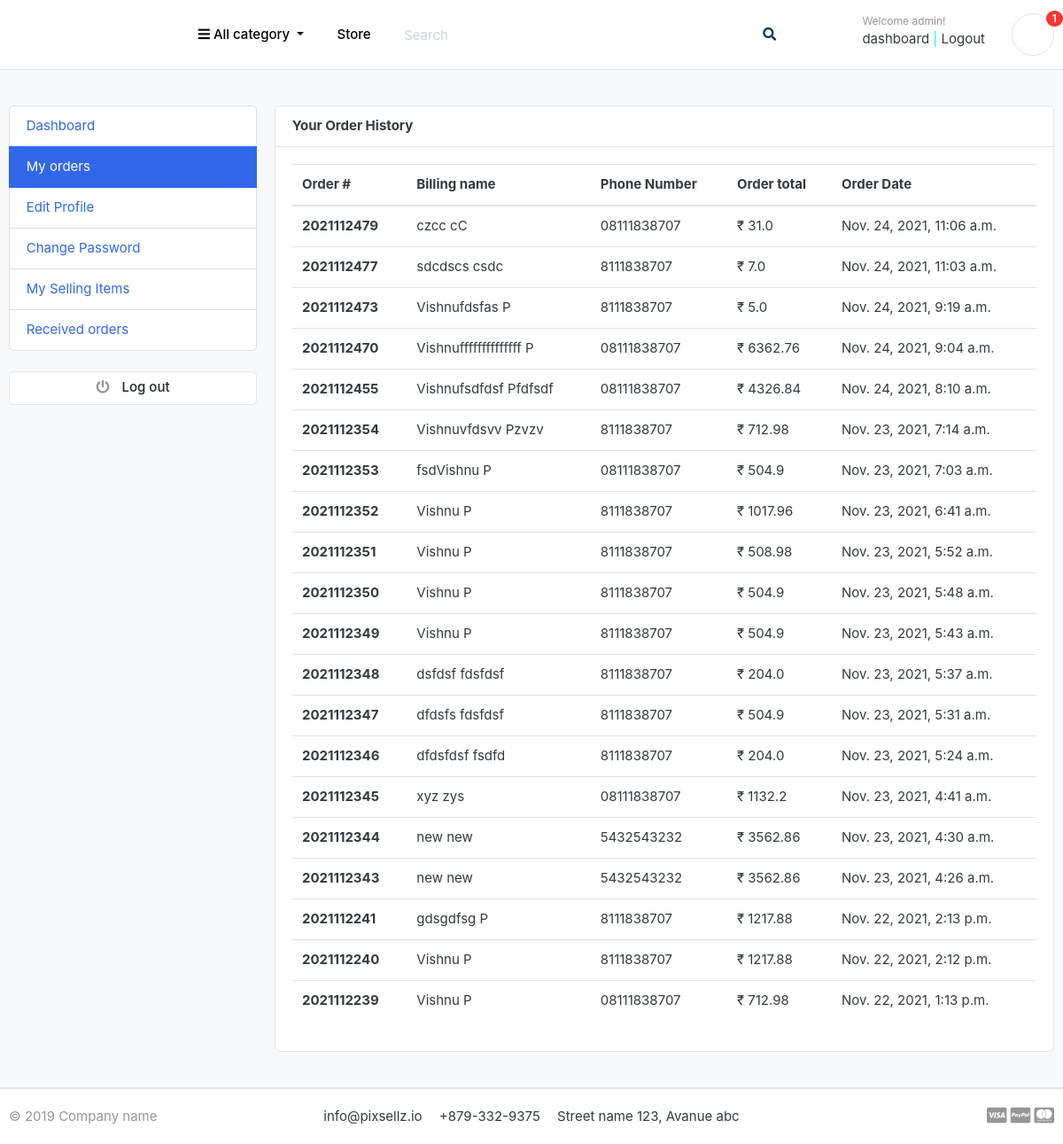
Page /accounts/my_orders/ (signed in) on the earlier database version.
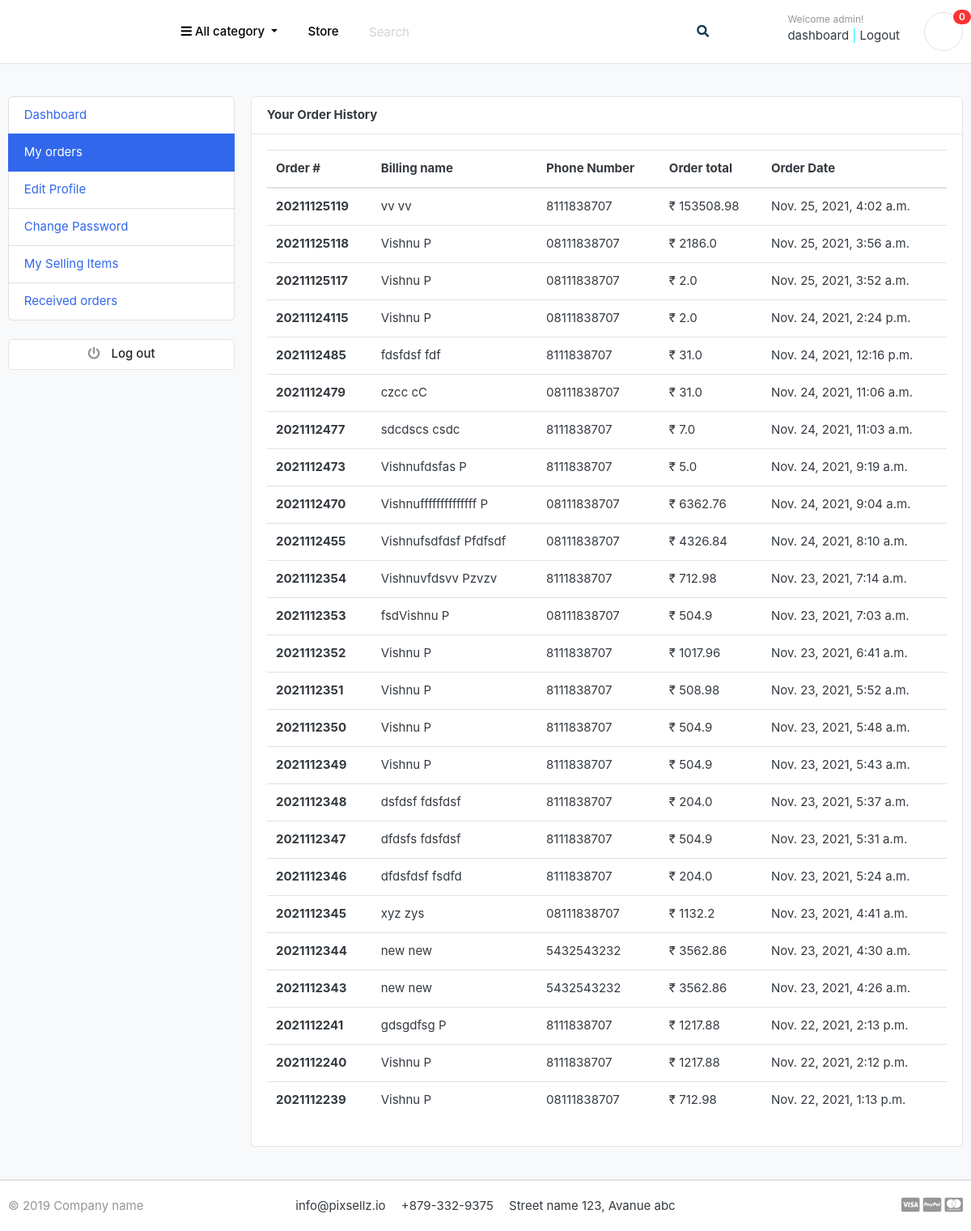
Same page on the later database version.
### orders/models.py (models this page shows, shortened)
class Order(models.Model):
    STATUS = (
        ('New', 'New'),
        ('Accepted', 'Accepted'),
        ('Completed', 'Complated'),
        ('Cancelled', 'Cancelled'),
    )
    user = models.ForeignKey(Account, on_delete=SET_NULL, null=True)
    payment = models.ForeignKey(Payment, on_delete=models.SET_NULL, blank=True, null=True)
    order_number = models.CharField(max_length=20)
    first_name = models.CharField(max_length=50)
    last_name = models.CharField(max_length=50)
    phone = models.CharField(max_length=15)
    email = models.EmailField(max_length=50)
    address_line_1 = models.CharField(max_length=100)
    address_line_2 = models.CharField(max_length=100, blank=True)
    country = models.CharField(max_length=50)
    state = models.CharField(max_length=50)
    city = models.CharField(max_length=50)
    order_note = models.CharField(max_length=100, blank=True)
    order_total = models.FloatField()
    tax = models.FloatField()
    status = models.CharField(max_length=10, choices=STATUS, default='New')
    ip = models.CharField(blank=True, max_length=20)
    is_ordered = models.BooleanField(default=False)
    created_at = models.DateTimeField(auto_now_add=True)
    updated_at = models.DateTimeField(auto_now=True)
    def full_name(self):
        return f'{self.first_name} {self.last_name}'

### accounts/views.py (the view)
# urls.py: path('my_orders/', views.my_orders, name='my_orders'),
def my_orders(request):
    orders = Order.objects.filter(user=request.user, is_ordered=True).order_by('-created_at')
    context = {
       'orders' : orders
    }
    return render(request, 'user/my_orders.html', context)

### carts/context_processors.py (called while the page is built)
def counter(request):
    cart_count = 0
    if 'admin' in request.path:
        return {}
    else:
        try:
            cart = Cart.objects.filter(cart_id=_cart_id(request))
            if request.user.is_authenticated:
                cart_items = CartItem.objects.all().filter(user=request.user)
            else:
                cart_items = CartItem.objects.all().filter(cart=cart[:1])
            for cart_item in cart_items:
                cart_count += cart_item.quantity
        except Cart.DoesNotExist:
            cart_item = 0
    return dict(cart_count=cart_count)

### carts/views.py (called while the page is built)
def _cart_id(request):
    cart = request.session.session_key
    if not cart:
        cart = request.session.create()
    return cart

### category/context_processors.py (called while the page is built)
def menu_links(request):
    links = Category.objects.all()
    return dict(links=links)

### category/models.py (called while the page is built)
    def get_url(self):
        return reverse('products_by_category', args=[self.slug])

### templates/user/my_orders.html
{% extends 'user/base.html' %}
{% block content %}
<section class="section-conten padding-y bg">
    <div class="container">
        <div class="row">
        {% include 'user/includes/dashboard_sidebar.html' %}
        <main class="col-md-9">
            <article class="card">
            <header class="card-header">
                <strong class="d-inline-block mr-3">Your Order History</strong>
            </header>
            <div class="card-body">
                <div class="row">
                    <div class="col-md-12">
                        <table class="table table-hover">
                            <thead>
                              <tr>
                                <th scope="col">Order #</th>
                                <th scope="col">Billing name</th>
                                <th scope="col">Phone Number</th>
                                <th scope="col">Order total</th>
                                <th scope="col">Order Date</th>
                              </tr>
                            </thead>
                            <tbody>
                                {% for order in orders %}
                              <tr>
                                <th scope="row">{{order.order_number}}</th>
                                <td>{{order.full_name}}</td>
                                <td>{{order.phone}}</td>
                                <td>₹ {{order.order_total}}</td>
                                <td>{{order.created_at}}</td>
                              </tr>
                              {% endfor %}
                            </tbody>
                          </table>
                    </div>
                </div>
            </div>
            </article>
        </main>
    </div>
    </div>
    </section>
{% endblock %}

### templates/user/includes/navbar.html (shortened to what this page needs)
{% load static %}
<header class="section-header">
    <section class="header-main border-bottom">
        <div class="container">
    <div class="row align-items-center">
        <div class="col-lg-2 col-md-3 col-6">
            <a href="{% url 'homepage' %}" class="brand-wrap">
                <h3 style="color: white;">Gadgetcart</h3>
            </a>
        </div>
        <div class="col-lg col-sm col-md col-6 flex-grow-0">
            <div class="category-wrap dropdown d-inline-block float-right">
                <button type="button" class="btn btn-primary dropdown-toggle" data-toggle="dropdown" style="color: black; background-color: white; border-color: #ffffff">
                    <i class="fa fa-bars"></i> All category
                </button>
            </div>
        </div>
        <a href="{% url 'store' %}" class="btn btn-outline-primary" style="color: black; background-color: white; border-color: #ffffff">Store</a>
        <div class="col-lg  col-md-6 col-sm-12 col">
            <form action="{% url 'search' %}" class="search" method="get">
                <div class="input-group w-100">
                    <input type="text" class="form-control" style="width:60%; border-color: white;" placeholder="Search" name="keyword">
                    <div class="input-group-append">
                      <button class="btn btn-primary" type="submit" style="color: #0E3951; background-color: #ffffff; border-color: #ffffff">
                        <i class="fa fa-search"></i>
                      </button>
                    </div>
                </div>
            </form>
        </div>
        <div class="col-lg-3 col-sm-6 col-8 order-2 order-lg-3">
                    <div class="d-flex justify-content-end mb-3 mb-lg-0">
                        {% if user.id is None %}
                        <div class="widget-header">
                            <small class="title text-muted">Welcome guest!</small>
                            <div>
                                <a href="{% url 'signin' %}">Sign in</a> <span class="dark-transp" style="color: aqua;"> | </span>
                                <a href="{% url 'register' %}"> Register</a>
                            </div>
                        </div>
                        {% else %}
                        <div class="widget-header">
                            <small class="title text-muted">Welcome {{user.first_name}}!</small>
                            <div>
                                <a href="{% url 'dashboard' %}">dashboard</a> <span class="dark-transp" style="color: aqua;"> | </span>
                                <a href="{% url 'signout' %}"> Logout</a>
                            </div>
                        </div>
                        {% endif %}
                        <a href="{% url 'cart' %}" class="widget-header pl-3 ml-3">
                            <div class="icon icon-sm rounded-circle border" style="color: white;"><i class="fa fa-shopping-cart" style="color: white;"></i></div>
                            <span class="badge badge-pill badge-danger notify">{{ cart_count }}</span>
                        </a>
                    </div>
                </div>
    </div>
        </div>
    </section>
    </header>

Differences in the rows shown:
added Order: order_number "20211125119", full_name "vv vv", phone "8111838707", order_total "153508.98", created_at "Nov. 25, 2021, 4:02 a.m."
added Order: order_number "20211125118", full_name "Vishnu P", phone "08111838707", order_total "2186.0", created_at "Nov. 25, 2021, 3:56 a.m."
added Order: order_number "20211125117", full_name "Vishnu P", phone "08111838707", order_total "2.0", created_at "Nov. 25, 2021, 3:52 a.m."
added Order: order_number "20211124115", full_name "Vishnu P", phone "08111838707", order_total "2.0", created_at "Nov. 24, 2021, 2:24 p.m."
added Order: order_number "2021112485", full_name "fdsfdsf fdf", phone "8111838707", order_total "31.0", created_at "Nov. 24, 2021, 12:16 p.m."
Other differences:
{{ cart_count }}: "1" → "0"
